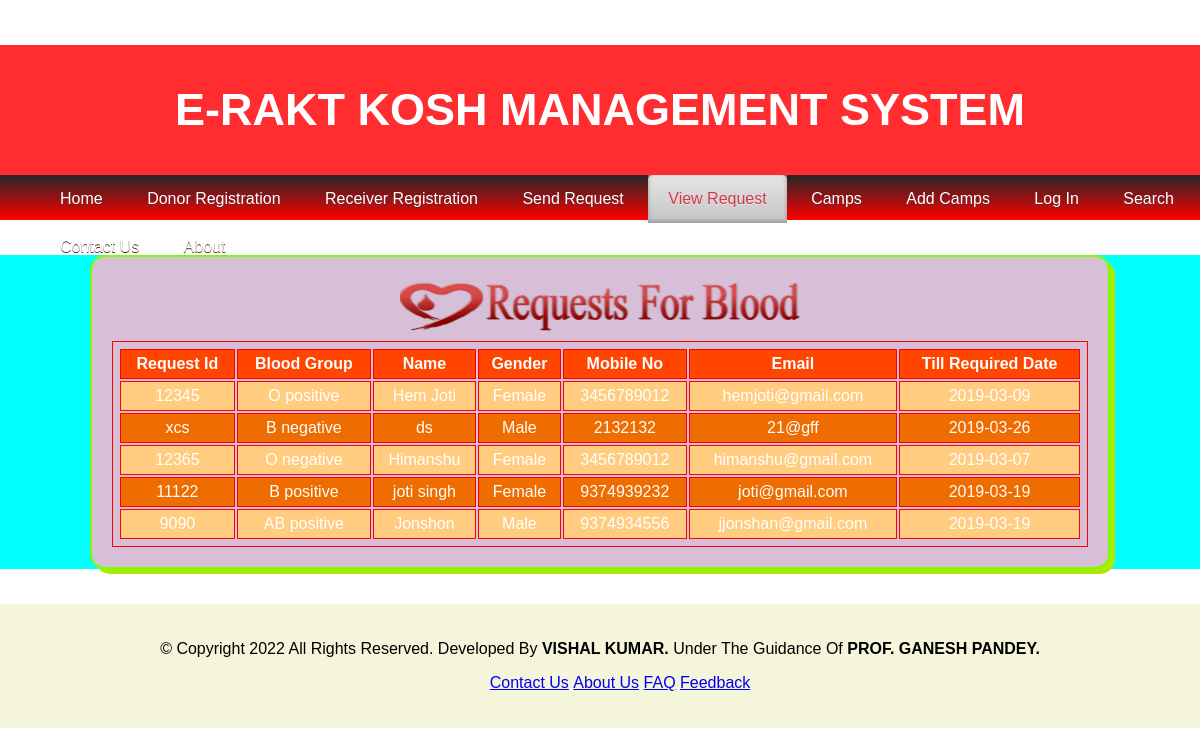
The app's page /view_request.php with its own data.
### tables this page shows
CREATE TABLE `send_request` (
  `requestid` varchar(50) NOT NULL,
  `name` varchar(50) DEFAULT NULL,
  `gender` varchar(50) DEFAULT NULL,
  `age` int(50) DEFAULT NULL,
  `mobile` varchar(50) DEFAULT NULL,
  `bloodgroup` varchar(50) DEFAULT NULL,
  `email` varchar(50) DEFAULT NULL,
  `req_date` varchar(50) DEFAULT NULL,
  `details` varchar(50) DEFAULT NULL
);

### view_request.php (the view, shortened to what this page needs)
<?php
    $conn=mysqli_connect('localhost',"root","","rakt");
 ?>
 <?php
     $query = "SELECT * FROM `send_request`";
     $result = mysqli_query($conn, $query);
 ?>
<!DOCTYPE html>
</head>
<body>
</body>
</html>
<html>
	<head>
		<link rel="stylesheet" type="text/css" href="css/style.css">
	</head>
	<body>
		<div>
			<div style="width: 100%; height: 130px; background-color: #FF2D30;">
				<p style="color: white; text-align: center; font-size: 45px; line-height: 130px; font-weight: bold">E-RAKT KOSH MANAGEMENT SYSTEM
</p>
			</div>
			<div style="width: 100%; height: 45px; background-image: linear-gradient(#262626, red)">
				<ul class="nav">
					<li><a href="home.php">Home</a></li>
					<li><a href="donor_registration.php">Donor Registration</a></li>
					<li><a href="receiver_registration.php">Receiver Registration</a></li>
					<li><a href="send_request.php">send Request</a></li>
					<li class="active"><a href="view_request.php">View Request</a></li>
					<li><a href="camps.php">Camps</a></li>
					<li><a href="add_camps.php">Add Camps</a></li>
					<li><a href="login.php">log In</a></li>
					<li><a href="search.php">Search</a></li>
					<li><a href="contactus.php">Contact Us</a></li>
					<li><a href="about.php">About</a></li>
				</ul>
			</div>
			<center style="background-color: aqua;">
				<div style="width: 1020px; border: 2px solid #76FF03; margin-top: 35px; margin-bottom: 35px; background-color: thistle; padding: 20px; border-radius: 15px; box-shadow: 5px 5px #AEEA00">
					<img src="images/viewrequest.png" width="400px" height="60px">
					<table style="width: 100%">
						<th>Request Id</th>
						<th>Blood Group</th>
						<th>Name</th>
						<th>Gender</th>
						<th>Mobile No</th>
						<th>Email</th>
						<th>Till Required Date</th>
						<?php
				while($row= mysqli_fetch_array($result))
				{
			?>
			<tr>
				<td><?php echo $row["requestid"];?></td>
				<td><?php echo $row["bloodgroup"];?></td>
				<td><?php echo $row["name"];?></td>
				<td><?php echo $row["gender"];?></td>
				<td><?php echo $row["mobile"];?></td>
				<td><?php echo $row["email"];?></td>
				<td><?php echo $row["req_date"];?></td>
			</tr>
			<?php
				 }
				?>
					</table>
				</div>
			</center>
			<div style="width: 100%; background-color: beige; padding-top: 20px; padding-bottom: 20px;">
				<center>
					<p>&copy; Copyright 2022 All Rights Reserved. Developed By <strong>VISHAL KUMAR.</strong> Under The Guidance Of <strong>PROF. GANESH PANDEY.</strong></p>
					<ul style="list-style: none;">
						<li><a href="contactus.php">Contact Us</a></li>
						<li><a href="about.php">About Us</a></li>
						<li><a href="faq.php">FAQ</a></li>
						<li><a href="feedback.php">Feedback</a></li>
					</ul>
				</center>
			</div>
		</div>
	</body>
</html>

### css/style.css (style rules this page uses)
* { box-sizing:border-box; }
body { font-family: open-sans; margin:0; }
.active,.dot:hover { background-color: #717171; }
body { font-family: Verdana,sans-serif; margin:0; }

### view_request.php (style rules this page uses)
body { margin: 0; padding: 0; font-family: sans-serif; }
.nav { margin: 0; }
.nav li { display:inline-block; }
.nav li a { display:block; text-decoration:none; color:#ffffff; padding:15px 20px;0 font-size: 1em; text-transform: capitalize; text-shadow: 0 1px 0 #5C2830; }
.nav li.active a { text-shadow: 0 1px 0 #EBEBEB; color:#D13949; background: #E5E5E5; background: -moz-linear-gradient(top, #E5E5E5 0%, #C4C4C4 100%); background: -webkit-gradient(linear, left top, left bottom, color-stop(0%,#E5E5E5), color-stop(100%,#C4C4C4)); filter: progid:DXImageTransform.Microsoft.gradient( startColorstr='#E5E5E5', endColorstr='#C4C4C4',GradientType=0 ); -moz-border-radius:5px 5px 0 0; -webkit-border-radius:5px 5px 0 0; border-radius:5px 5px 0 0; box-shadow: inset 0px -2px 4px #9C9797; -webkit-box-shadow: inset 0px -2px 4px #9C9797; -moz-box-shadow: inset 0px -2px 4px #9C9797; -o-box-shadow: inset 0px -2px 4px #9C9797; }
li { display: inline-block; }
table, th, td { border: 1px solid red; text-align: center; padding: 5px; color: white; }
table tr:nth-child(even) { background-color: #FFCC80; }
table tr:nth-child(odd) { background-color: #EF6C00; }
table th { background-color: orangered; }

### records on screen
send_request: requestid "12345", bloodgroup "O positive", name "Hem Joti", gender "Female", mobile "3456789012", email "hemjoti@gmail.com", req_date "2019-03-09"
send_request: requestid "xcs", bloodgroup "B negative", name "ds", gender "Male", mobile "2132132", email "21@gff", req_date "2019-03-26"
send_request: requestid "12365", bloodgroup "O negative", name "Himanshu", gender "Female", mobile "3456789012", email "himanshu@gmail.com", req_date "2019-03-07"
send_request: requestid "11122", bloodgroup "B positive", name "joti singh", gender "Female", mobile "9374939232", email "joti@gmail.com", req_date "2019-03-19"
send_request: requestid "9090", bloodgroup "AB positive", name "Jonshon", gender "Male", mobile "9374934556", email "jjonshan@gmail.com", req_date "2019-03-19"
